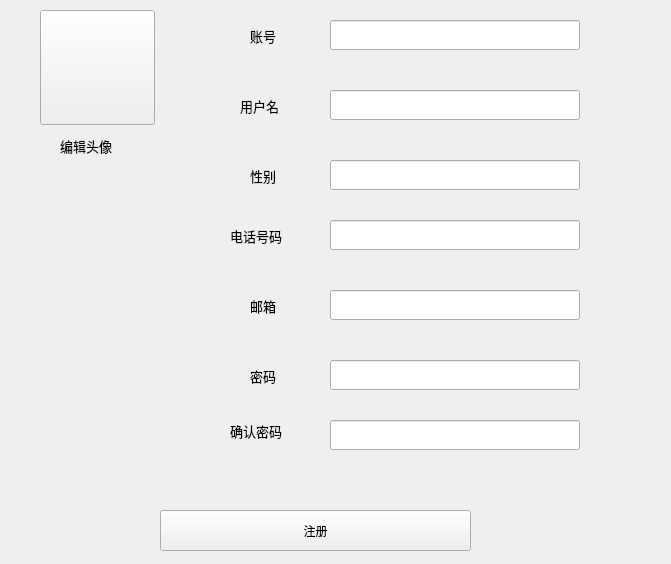
<?xml version="1.0" encoding="UTF-8"?>
<ui version="4.0">
 <class>Register</class>
 <widget class="QWidget" name="Register">
  <property name="geometry">
   <rect>
    <x>0</x>
    <y>0</y>
    <width>671</width>
    <height>564</height>
   </rect>
  </property>
  <property name="minimumSize">
   <size>
    <width>671</width>
    <height>564</height>
   </size>
  </property>
  <property name="maximumSize">
   <size>
    <width>671</width>
    <height>564</height>
   </size>
  </property>
  <property name="windowTitle">
   <string>Form</string>
  </property>
  <widget class="QPushButton" name="pushButton">
   <property name="geometry">
    <rect>
     <x>160</x>
     <y>510</y>
     <width>311</width>
     <height>41</height>
    </rect>
   </property>
   <property name="text">
    <string>注册</string>
   </property>
  </widget>
  <widget class="QLabel" name="label_4">
   <property name="geometry">
    <rect>
     <x>230</x>
     <y>220</y>
     <width>71</width>
     <height>31</height>
    </rect>
   </property>
   <property name="font">
    <font>
     <family>SimSun-ExtB</family>
     <pointsize>10</pointsize>
    </font>
   </property>
   <property name="text">
    <string>电话号码</string>
   </property>
  </widget>
  <widget class="QLabel" name="label">
   <property name="geometry">
    <rect>
     <x>240</x>
     <y>90</y>
     <width>61</width>
     <height>31</height>
    </rect>
   </property>
   <property name="font">
    <font>
     <family>SimSun-ExtB</family>
     <pointsize>10</pointsize>
    </font>
   </property>
   <property name="text">
    <string>用户名</string>
   </property>
  </widget>
  <widget class="QLabel" name="label_5">
   <property name="geometry">
    <rect>
     <x>250</x>
     <y>290</y>
     <width>51</width>
     <height>31</height>
    </rect>
   </property>
   <property name="font">
    <font>
     <family>SimSun-ExtB</family>
     <pointsize>10</pointsize>
    </font>
   </property>
   <property name="text">
    <string>邮箱</string>
   </property>
  </widget>
  <widget class="QLabel" name="label_3">
   <property name="geometry">
    <rect>
     <x>250</x>
     <y>360</y>
     <width>51</width>
     <height>31</height>
    </rect>
   </property>
   <property name="font">
    <font>
     <family>SimSun-ExtB</family>
     <pointsize>10</pointsize>
    </font>
   </property>
   <property name="text">
    <string>密码</string>
   </property>
  </widget>
  <widget class="QLabel" name="label_6">
   <property name="geometry">
    <rect>
     <x>230</x>
     <y>410</y>
     <width>71</width>
     <height>41</height>
    </rect>
   </property>
   <property name="font">
    <font>
     <family>SimSun-ExtB</family>
     <pointsize>10</pointsize>
    </font>
   </property>
   <property name="text">
    <string>确认密码</string>
   </property>
  </widget>
  <widget class="QLabel" name="label_2">
   <property name="geometry">
    <rect>
     <x>250</x>
     <y>160</y>
     <width>41</width>
     <height>31</height>
    </rect>
   </property>
   <property name="font">
    <font>
     <family>SimSun-ExtB</family>
     <pointsize>10</pointsize>
    </font>
   </property>
   <property name="text">
    <string>性别</string>
   </property>
  </widget>
  <widget class="QLineEdit" name="pass_">
   <property name="geometry">
    <rect>
     <x>330</x>
     <y>420</y>
     <width>250</width>
     <height>30</height>
    </rect>
   </property>
   <property name="maximumSize">
    <size>
     <width>250</width>
     <height>30</height>
    </size>
   </property>
  </widget>
  <widget class="QLineEdit" name="pass">
   <property name="geometry">
    <rect>
     <x>330</x>
     <y>360</y>
     <width>250</width>
     <height>30</height>
    </rect>
   </property>
   <property name="minimumSize">
    <size>
     <width>250</width>
     <height>30</height>
    </size>
   </property>
  </widget>
  <widget class="QLineEdit" name="email">
   <property name="geometry">
    <rect>
     <x>330</x>
     <y>290</y>
     <width>250</width>
     <height>30</height>
    </rect>
   </property>
   <property name="minimumSize">
    <size>
     <width>250</width>
     <height>30</height>
    </size>
   </property>
  </widget>
  <widget class="QLineEdit" name="phone">
   <property name="geometry">
    <rect>
     <x>330</x>
     <y>220</y>
     <width>250</width>
     <height>30</height>
    </rect>
   </property>
   <property name="minimumSize">
    <size>
     <width>250</width>
     <height>30</height>
    </size>
   </property>
  </widget>
  <widget class="QLineEdit" name="gender">
   <property name="geometry">
    <rect>
     <x>330</x>
     <y>160</y>
     <width>250</width>
     <height>30</height>
    </rect>
   </property>
   <property name="minimumSize">
    <size>
     <width>250</width>
     <height>30</height>
    </size>
   </property>
  </widget>
  <widget class="QLineEdit" name="name">
   <property name="geometry">
    <rect>
     <x>330</x>
     <y>90</y>
     <width>250</width>
     <height>30</height>
    </rect>
   </property>
   <property name="minimumSize">
    <size>
     <width>250</width>
     <height>30</height>
    </size>
   </property>
  </widget>
  <widget class="QPushButton" name="headimage">
   <property name="geometry">
    <rect>
     <x>40</x>
     <y>10</y>
     <width>115</width>
     <height>115</height>
    </rect>
   </property>
   <property name="minimumSize">
    <size>
     <width>115</width>
     <height>115</height>
    </size>
   </property>
   <property name="maximumSize">
    <size>
     <width>120</width>
     <height>120</height>
    </size>
   </property>
   <property name="text">
    <string/>
   </property>
   <property name="icon">
    <iconset>
     <normaloff>:/icon/00.ico</normaloff>:/icon/00.ico</iconset>
   </property>
   <property name="iconSize">
    <size>
     <width>132</width>
     <height>118</height>
    </size>
   </property>
  </widget>
  <widget class="QLineEdit" name="userID">
   <property name="geometry">
    <rect>
     <x>330</x>
     <y>20</y>
     <width>250</width>
     <height>30</height>
    </rect>
   </property>
   <property name="minimumSize">
    <size>
     <width>250</width>
     <height>30</height>
    </size>
   </property>
  </widget>
  <widget class="QLabel" name="label_7">
   <property name="geometry">
    <rect>
     <x>250</x>
     <y>20</y>
     <width>41</width>
     <height>31</height>
    </rect>
   </property>
   <property name="font">
    <font>
     <family>SimSun-ExtB</family>
     <pointsize>10</pointsize>
    </font>
   </property>
   <property name="text">
    <string>账号</string>
   </property>
  </widget>
  <widget class="QLabel" name="label_9">
   <property name="geometry">
    <rect>
     <x>60</x>
     <y>130</y>
     <width>71</width>
     <height>31</height>
    </rect>
   </property>
   <property name="font">
    <font>
     <family>SimSun-ExtB</family>
     <pointsize>10</pointsize>
    </font>
   </property>
   <property name="text">
    <string>编辑头像</string>
   </property>
  </widget>
 </widget>
 <resources/>
 <connections/>
</ui>
